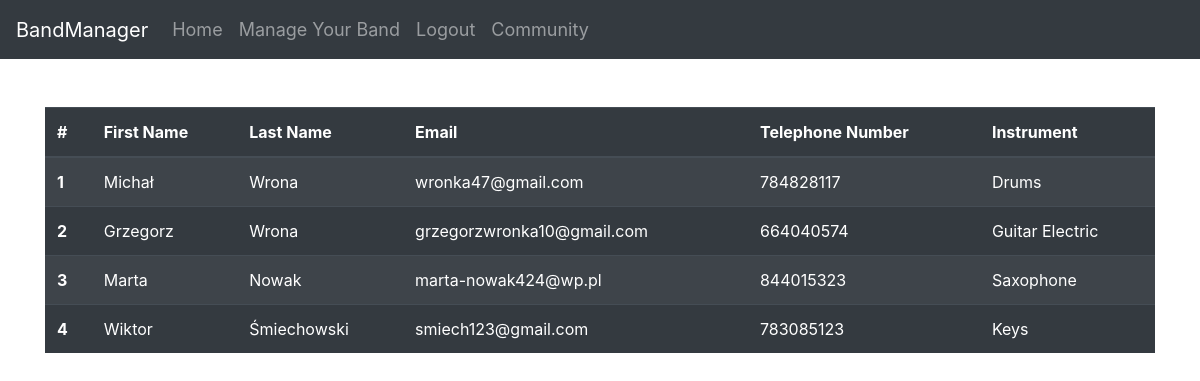
/community (signed in), run on the app's committed database.
### website/models.py (models this page shows)
class User(db.Model, UserMixin):
    id = db.Column(db.Integer, primary_key=True, unique=True)
    first_name = db.Column(db.String(150))
    surname = db.Column(db.String(150))
    email = db.Column(db.String(150), unique=True)
    password = db.Column(db.String(150))
    telephone_number = db.Column(db.Integer)
    instrument = db.Column(db.String(150))
    band_id = db.Column(db.Integer)
    band = db.relationship('Band')

### website/views.py (the view)
@views.route('/community', methods=['GET'])
@login_required
def community_show():
    users  = User.query.all()
    return render_template('community.html', user=current_user, users=users)

### website/__init__.py (called while the page is built)
def create_app():
    app = Flask(__name__)
    app.config['SECRET_KEY'] = 'aoeijop[4235kldnsf-3qpoiopejf0283482rhgfsoqv=daihfauighe490ge40i'
    app.config['SQLALCHEMY_DATABASE_URI'] = f'sqlite:///{DB_NAME}'
    db.init_app(app)
    from .views import views
    from .auth import auth
    app.register_blueprint(views, url_prefix='/')
    app.register_blueprint(auth, url_prefix='/')
    from .models import User, Band
    create_database(app)
    login_manager = LoginManager()
    login_manager.login_view = 'auth.login'
    login_manager.init_app(app)
    @login_manager.user_loader
    def load_user(id):
        return User.query.get(int(id))
    return app

### website/templates/community.html (shortened to what this page needs)
{% extends "base.html" %}
{% block content %}
<br></br>
<table class="table table-striped table-dark">
    <thead class="thead-dark">
      <tr>
        <th scope="col">#</th>
        <th scope="col">First Name</th>
        <th scope="col">Last Name </th>
        <th scope="col">Email</th>
        <th scope="col">Telephone Number</th>
        <th scope="col">Instrument</th>
      </tr>
    </thead>
    <tbody>
    {% for user in users %}
        <tr>
            <th scope="row">{{user.id}}</th>
            <td>{{user.first_name}}</td>
            <td>{{user.surname}}</td>
            <td>{{user.email}}</td>
            <td>{{user.telephone_number}}</td>
            <td>{{user.instrument}}</td>
        </tr>
    {% endfor %}
    </tbody>
  </table>
{% endblock %}

### data on the page
User: id "1", first_name "Michał", surname "Wrona", email "wronka47@gmail.com", telephone_number "784828117", instrument "Drums"
User: id "2", first_name "Grzegorz", surname "Wrona", email "grzegorzwronka10@gmail.com", telephone_number "664040574", instrument "Guitar Electric"
User: id "3", first_name "Marta", surname "Nowak", email "marta-nowak424@wp.pl", telephone_number "844015323", instrument "Saxophone"
User: id "4", first_name "Wiktor", surname "Śmiechowski", email "smiech123@gmail.com", telephone_number "783085123", instrument "Keys"
